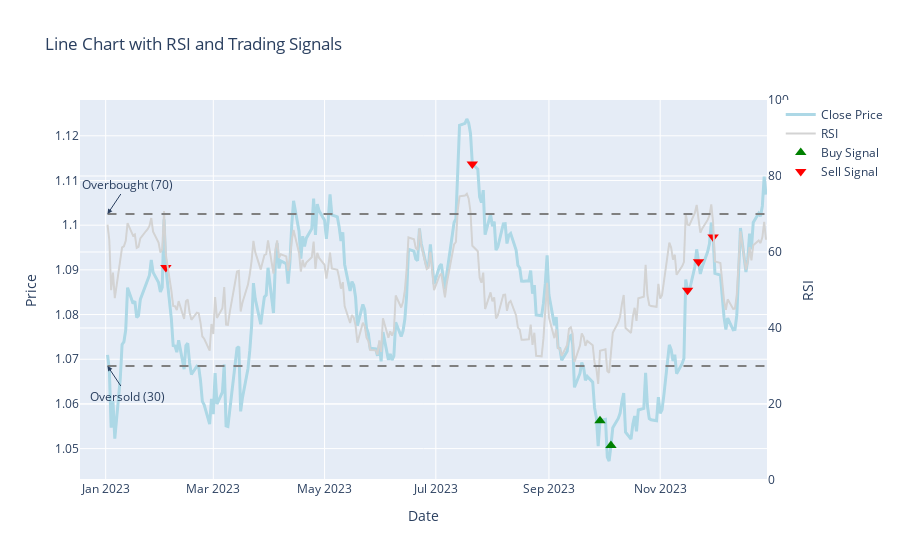

Notebook code for this chart:
### Code cell
fig = go.Figure()

# Cena zamknięcia
fig.add_trace(go.Scatter(x=df_month['Date'], y=df_month['Close'], mode='lines', name='Close Price', line=dict(color='lightblue', width=3)))

# RSI
fig.add_trace(go.Scatter(x=df_month['Date'], y=df_month['RSI'], mode='lines', name='RSI', yaxis='y2', line=dict(color='lightgray', width=2)))

# Linie poziome dla poziomów wykupienia i wyprzedania
fig.add_shape(type='line', x0=df_month['Date'].iloc[0], y0=70, x1=df_month['Date'].iloc[-1], y1=70,
              line=dict(color='grey', dash='dash'), yref='y2')
fig.add_annotation(
    x=df_month['Date'].iloc[0],
    y=70,
    xref="x",
    yref="y2",
    text="Overbought (70)",
    showarrow=True,
    arrowhead=2,
    ax=20,
    ay=-30
)

fig.add_shape(type='line', x0=df_month['Date'].iloc[0], y0=30, x1=df_month['Date'].iloc[-1], y1=30,
              line=dict(color='grey', dash='dash'), yref='y2')
fig.add_annotation(
    x=df_month['Date'].iloc[0],
    y=30,
    xref="x",
    yref="y2",
    text="Oversold (30)",
    showarrow=True,
    arrowhead=2,
    ax=20,
    ay=30
)

# Sygnały kupna i sprzedaży
buy_signals = df_month[(df_month['RSI'].shift(1) < 30) & (df_month['RSI'] > 30)]
sell_signals = df_month[(df_month['RSI'].shift(1) > 70) & (df_month['RSI'] < 70)]

fig.add_trace(go.Scatter(x=buy_signals['Date'], y=buy_signals['Close'], mode='markers', name='Buy Signal',
                         marker=dict(symbol='triangle-up', color='green', size=10)))
fig.add_trace(go.Scatter(x=sell_signals['Date'], y=sell_signals['Close'], mode='markers', name='Sell Signal',
                         marker=dict(symbol='triangle-down', color='red', size=10)))

# Dodanie drugiej osi Y
fig.update_layout(
    title='Line Chart with RSI and Trading Signals',
    xaxis_rangeslider_visible=False,
    xaxis_title='Date',
    yaxis=dict(
        title='Price',
        side='left'
    ),
    yaxis2=dict(
        title='RSI',
        overlaying='y',
        side='right',
        range=[0, 100]
    ),
    showlegend=True
)

fig.show()

### Figure 1 — Plotly figure (JSON) as saved in the notebook; plotly's stock layout.template omitted (floating-point values rounded to 4 significant figures; data arrays with more than 128 entries replaced by an {"elided": "..."} marker saying what was removed)
{"data": [{"line": {"color": "lightblue", "width": 3}, "mode": "lines", "name": "Close Price", "type": "scatter", "x": {"elided": "260 str values"}, "y": {"elided": "260 float values"}}, {"line": {"color": "lightgray", "width": 2}, "mode": "lines", "name": "RSI", "type": "scatter", "x": {"elided": "260 str values"}, "y": {"elided": "260 float values"}, "yaxis": "y2"}, {"marker": {"color": "green", "size": 10, "symbol": "triangle-up"}, "mode": "markers", "name": "Buy Signal", "type": "scatter", "x": ["2023-09-29", "2023-10-05"], "y": [1.056, 1.051]}, {"marker": {"color": "red", "size": 10, "symbol": "triangle-down"}, "mode": "markers", "name": "Sell Signal", "type": "scatter", "x": ["2023-02-03", "2023-07-21", "2023-11-16", "2023-11-22", "2023-11-30"], "y": [1.091, 1.114, 1.085, 1.092, 1.097]}], "layout": {"annotations": [{"arrowhead": 2, "ax": 20, "ay": -30, "showarrow": true, "text": "Overbought (70)", "x": "2023-01-02", "xref": "x", "y": 70, "yref": "y2"}, {"arrowhead": 2, "ax": 20, "ay": 30, "showarrow": true, "text": "Oversold (30)", "x": "2023-01-02", "xref": "x", "y": 30, "yref": "y2"}], "shapes": [{"line": {"color": "grey", "dash": "dash"}, "type": "line", "x0": "2023-01-02", "x1": "2023-12-29", "y0": 70, "y1": 70, "yref": "y2"}, {"line": {"color": "grey", "dash": "dash"}, "type": "line", "x0": "2023-01-02", "x1": "2023-12-29", "y0": 30, "y1": 30, "yref": "y2"}], "showlegend": true, "title": {"text": "Line Chart with RSI and Trading Signals"}, "xaxis": {"rangeslider": {"visible": false}, "title": {"text": "Date"}}, "yaxis": {"side": "left", "title": {"text": "Price"}}, "yaxis2": {"overlaying": "y", "range": [0, 100], "side": "right", "title": {"text": "RSI"}}}}
